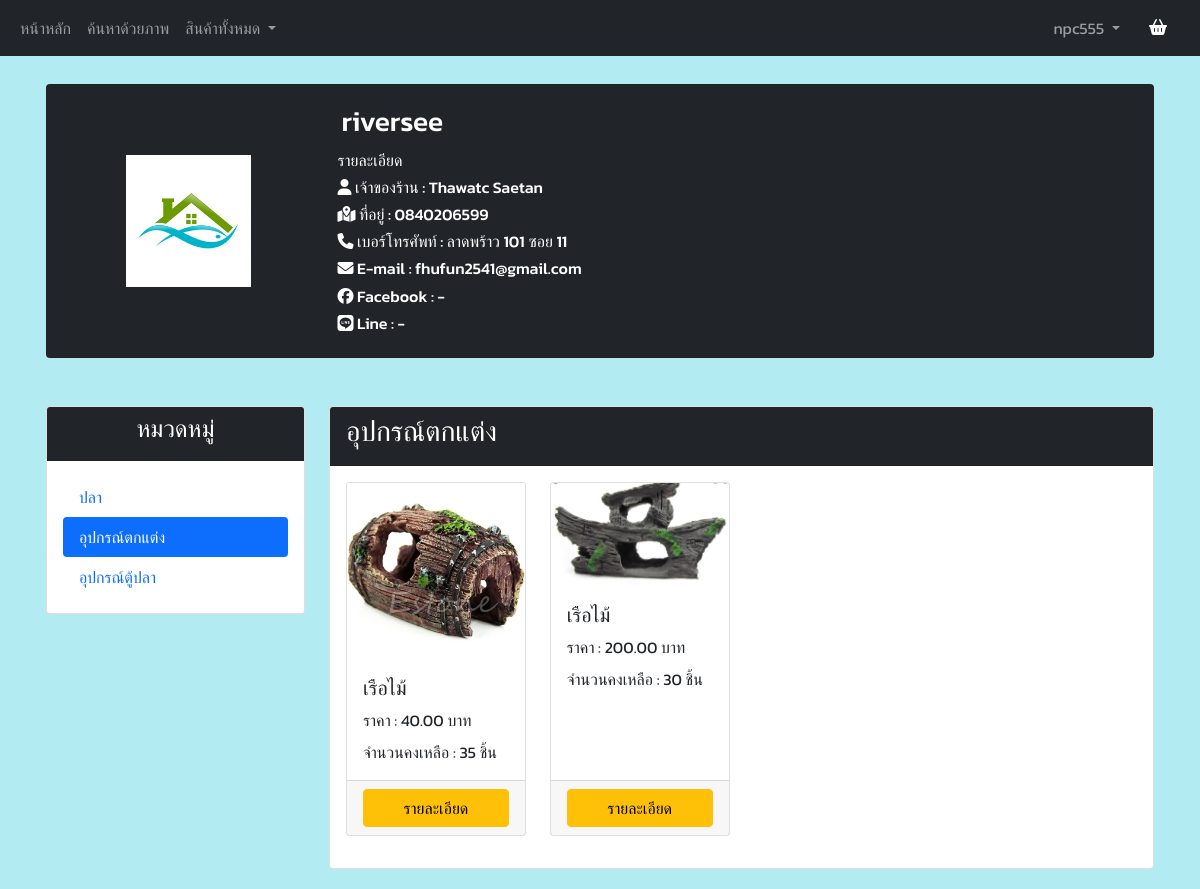
/shop_accessories/GTX (signed in), run on the app's committed database.
### tables this page shows
CREATE TABLE "seller" (
	"seller_ID"	TEXT,
	"seller_Firstname"	TEXT,
	"seller_Lastname"	TEXT,
	"seller_Email"	TEXT,
	"seller_Telephone"	TEXT,
	"seller_Address"	TEXT,
	"seller_Line"	TEXT,
	"seller_Facebook"	TEXT,
	"seller_Password"	TEXT,
	"seller_Storename"	TEXT,
	"seller_pic"	TEXT,
	"seller_status"	TEXT,
	"seller_status_color"	TEXT,
	PRIMARY KEY("seller_ID")
);

CREATE TABLE "accessories_product" (
	"accessories_ID"	INTEGER NOT NULL,
	"accessories_Name"	TEXT NOT NULL,
	"accessories_Price"	NUMERIC NOT NULL,
	"accessories_Amount"	INTEGER NOT NULL,
	"accessories_Description"	TEXT,
	"accessories_Images"	TEXT,
	"accessories_Owner"	TEXT NOT NULL,
	"time"	TEXT,
	PRIMARY KEY("accessories_ID" AUTOINCREMENT)
);

### app.py (the view, shortened to what this page needs)
@app.route("/shop_accessories/<string:id_data>", methods=["GET", "POST"])
def shop_accessories(id_data):
    SellerID = id_data
    if session.get("user",None) is not None:
        if session.get("role") == 'user':
            with sqlite3.connect("mydata.db") as connect:
                cur = connect.cursor()
                cur.execute("select * from seller where seller_id = ?",[SellerID])
                seller = cur.fetchall()
                cur.execute("select count(*) from accessories_product where accessories_Owner = ?",[SellerID])
                accessories_total = cur.fetchone()[0]
                page, per_page, offset = get_page_args(page_parameter='page')
                per_page = 12
                if offset != 0:
                    offset = offset + 2
                sql = "SELECT * FROM accessories_product where accessories_Owner = ? ORDER BY time desc LIMIT ? OFFSET ?"
                val = [SellerID,per_page, offset]
                cur.execute(sql,val)
                accessoriesproduct_data = cur.fetchall()
                accessories_pagination = Pagination(
                    page=page,
                    per_page=per_page,
                    total=accessories_total,
                    css_framework='bootstrap4'
                )
                for i in range(len(accessoriesproduct_data)):
                    accessoriesproduct_data[i] = list(accessoriesproduct_data[i])
                    accessoriesproduct_data[i][2] = str('{:,.2f}'.format(accessoriesproduct_data[i][2]))
                    accessoriesproduct_data[i][3] = str('{:,}'.format(int(accessoriesproduct_data[i][3])))
                    accessoriesproduct_data[i] = tuple(accessoriesproduct_data[i])
                return render_template(
                    "shop_accessories_user.html",
                    accessories_pagination=accessories_pagination,
                    seller_shop=seller[0],
                    accessoriesproduct_data=accessoriesproduct_data,
                    user = session['user']
                )

### templates/shop_accessories_user.html (shortened to what this page needs)
{% extends "header_user.html" %} {% block content %}
<div class="container p-1 my-0">
</div>
<head>
    <link rel="stylesheet" type="text/css" href="{{ url_for('static',filename='css/styles.css') }}">
</head>
<div class="container p-3 my-1">
    <div class="row g-5">
        <div class="col-12 ">
            <div class="card bg-dark">
                <div class="card-body">
                    <div class="row">
                        <div class="col-md-3 align-self-center">
                            <img src="../{{seller_shop[10]}}" style="width: 50%; height:50; display: block; margin-left: auto; margin-right: auto;">
                        </div>
                        <div class="col-md-7">
                            <h3 style="color: white;" class="p-1">{{seller_shop[9]}}</h3>
                            <h6>รายละเอียด</h6>
                            <h6><i class="fas fa-user"></i> เจ้าของร้าน : {{seller_shop[1]}} {{seller_shop[2]}}</h6>
                            <h6><i class="fas fa-map-marked-alt"></i> ที่อยู่ : {{seller_shop[5]}}</h6>
                            <h6><i class="fas fa-phone"></i> เบอร์โทรศัพท์ : {{seller_shop[4]}}</h6>
                            <h6><i class="fas fa-envelope"></i> E-mail : {{seller_shop[3]}}</h6>
                            <h6><i class="fab fa-facebook"></i> Facebook : {{seller_shop[7]}}</h6>
                            <h6><i class="fab fa-line"></i> Line : {{seller_shop[6]}}</h6>
                        </div>
                    </div>
                </div>
            </div>
        </div>
        <div class="col-12">
            <div class="row gx-4 gy-1">
                <div class="col-xs-12 col-md-3">
                    <div class="card">
                        <div class="card-header bg-dark">
                            <h4 style="color: white;" class="text-center">หมวดหมู่</h4>
                        </div>
                        <div class="card-body">
                            <ul class="nav flex-column nav-pills" id="v-pills-tab" role="tablist" aria-orientation="vertical">
                                <li class="nav-item">
                                    <a class="nav-link" type="button" href="/shop_fish/{{seller_shop[0]}}" id="shop-fish-tab">ปลา</a>
                                </li>
                                <li class="nav-item">
                                    <a class="nav-link active" type="button" href="/shop_accessories/{{seller_shop[0]}}" id="shop-decoration-tab">อุปกรณ์ตกแต่ง</a>
                                </li>
                                <li class="nav-item">
                                    <a class="nav-link" type="button" href="/shop_tool/{{seller_shop[0]}}" id="shop-tool-tab">อุปกรณ์ตู้ปลา</a>
                                </li>
                            </ul>
                        </div>
                    </div>
                </div>
                <div class="col-xs-12 col-sm-12 col-md-9">
                    <div>
                        <div class="tab-pane fade show active" id="shop-fish" role="tabpanel" aria-labelledby="shop-fish-tab">
                            <div class="card">
                                <div class="card-header bg-dark">
                                    <h3>อุปกรณ์ตกแต่ง</h3>
                                </div>
                                <div class="card-body">
                                    <div class="row">
                                        {%for row in accessoriesproduct_data %}
                                        <div class="col-xs-3 col-sm-3 col-md-3 mb-3">
                                            <div class="card h-100">
                                                <img src="../{{row.5}}" class="card-img-top">
                                                <div class="card-body">
                                                    <h5 class="card-title">{{row.1}}</h5>
                                                    <p class="card-text">ราคา : {{row.2}} บาท</p>
                                                    <p class="card-text">จำนวนคงเหลือ : {{row.3}} ชิ้น</p>                                                </div>
                                                <div class="card-footer">
                                                    <div class="d-grid gap-2">
                                                        <button type="button" data-bs-toggle="modal" data-bs-target="#fishdetail{{row.0}}" class="btn btn-warning">รายละเอียด</button>
                                                    </div>
                                                </div>
                                            </div>
                                        </div>
                                        {%endfor%} {{accessories_pagination.links}}
                                    </div>
                                </div>
                            </div>
                        </div>
                    </div>
                </div>
            </div>
        </div>
    </div>
</div>
{% endblock %}

### static/css/styles.css (style rules this page uses)
p { margin-bottom: 0.5rem; }
h6 { color: white; }
h3 { color: white; }
a, p, h1, h2, h3, h4, h5, h6, .btn, label, .col-form-label, span, input, textarea, table { font-family: 'Kanit', sans-serif; }

### data on the page
seller: seller_Storename "riversee", seller_Firstname "Thawatc", seller_Lastname "Saetan", seller_Address "0840206599", seller_Telephone "ลาดพร้าว 101 ซอย 11", seller_Email "fhufun2541@gmail.com", seller_Facebook "-", seller_Line "-"
accessories_product: shows a picture, accessories_Name "เรือไม้", accessories_Price "40.00", accessories_Amount "35"
accessories_product: shows a picture, accessories_Name "เรือไม้", accessories_Price "200.00", accessories_Amount "30"

### other printed values
{{ user }} "npc555"
